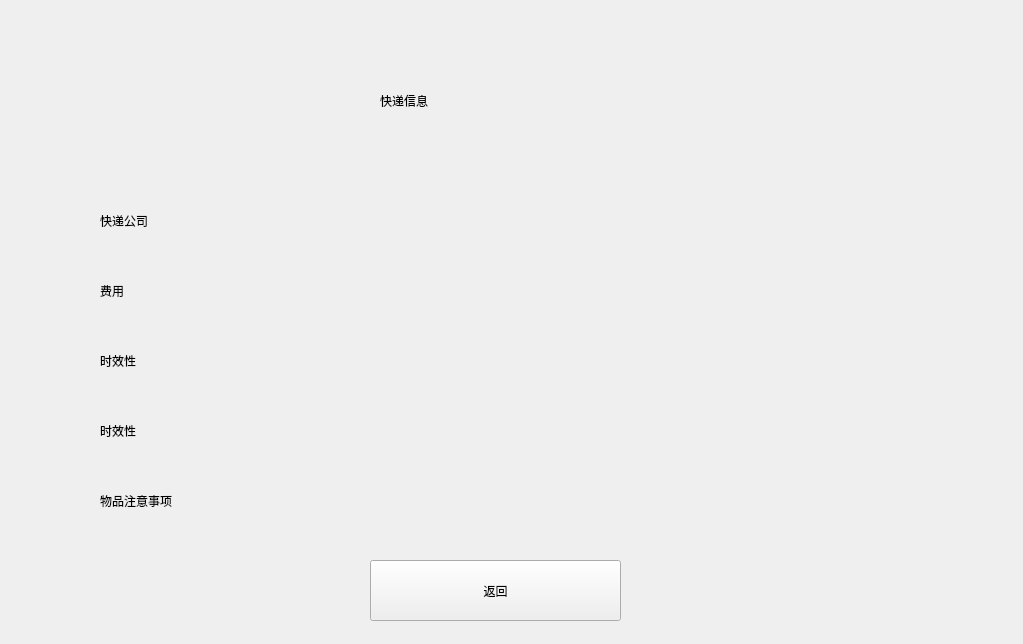
<?xml version="1.0" encoding="UTF-8"?>
<ui version="4.0">
 <class>WindowExpressInfo</class>
 <widget class="QMainWindow" name="WindowExpressInfo">
  <property name="geometry">
   <rect>
    <x>0</x>
    <y>0</y>
    <width>1023</width>
    <height>644</height>
   </rect>
  </property>
  <property name="windowTitle">
   <string>MainWindow</string>
  </property>
  <widget class="QWidget" name="centralwidget">
   <widget class="QLabel" name="label_3">
    <property name="geometry">
     <rect>
      <x>100</x>
      <y>260</y>
      <width>211</width>
      <height>61</height>
     </rect>
    </property>
    <property name="styleSheet">
     <string notr="true">font: 75 24pt &quot;微软雅黑&quot;;</string>
    </property>
    <property name="text">
     <string>费用</string>
    </property>
   </widget>
   <widget class="QLabel" name="label">
    <property name="geometry">
     <rect>
      <x>380</x>
      <y>70</y>
      <width>341</width>
      <height>61</height>
     </rect>
    </property>
    <property name="styleSheet">
     <string notr="true">font: 75 24pt &quot;微软雅黑&quot;;</string>
    </property>
    <property name="text">
     <string>快递信息</string>
    </property>
   </widget>
   <widget class="QLabel" name="label_5">
    <property name="geometry">
     <rect>
      <x>100</x>
      <y>470</y>
      <width>271</width>
      <height>61</height>
     </rect>
    </property>
    <property name="styleSheet">
     <string notr="true">font: 75 24pt &quot;微软雅黑&quot;;</string>
    </property>
    <property name="text">
     <string>物品注意事项</string>
    </property>
   </widget>
   <widget class="QLabel" name="label_9">
    <property name="geometry">
     <rect>
      <x>340</x>
      <y>470</y>
      <width>621</width>
      <height>61</height>
     </rect>
    </property>
    <property name="styleSheet">
     <string notr="true">font: 75 24pt &quot;微软雅黑&quot;;</string>
    </property>
    <property name="text">
     <string/>
    </property>
   </widget>
   <widget class="QLabel" name="label_8">
    <property name="geometry">
     <rect>
      <x>350</x>
      <y>330</y>
      <width>621</width>
      <height>61</height>
     </rect>
    </property>
    <property name="styleSheet">
     <string notr="true">font: 75 24pt &quot;微软雅黑&quot;;</string>
    </property>
    <property name="text">
     <string/>
    </property>
   </widget>
   <widget class="QLabel" name="label_7">
    <property name="geometry">
     <rect>
      <x>360</x>
      <y>260</y>
      <width>621</width>
      <height>61</height>
     </rect>
    </property>
    <property name="styleSheet">
     <string notr="true">font: 75 24pt &quot;微软雅黑&quot;;</string>
    </property>
    <property name="text">
     <string/>
    </property>
   </widget>
   <widget class="QLabel" name="label_4">
    <property name="geometry">
     <rect>
      <x>100</x>
      <y>330</y>
      <width>211</width>
      <height>61</height>
     </rect>
    </property>
    <property name="styleSheet">
     <string notr="true">font: 75 24pt &quot;微软雅黑&quot;;</string>
    </property>
    <property name="text">
     <string>时效性</string>
    </property>
   </widget>
   <widget class="QLabel" name="label_2">
    <property name="geometry">
     <rect>
      <x>100</x>
      <y>190</y>
      <width>211</width>
      <height>61</height>
     </rect>
    </property>
    <property name="styleSheet">
     <string notr="true">font: 75 24pt &quot;微软雅黑&quot;;</string>
    </property>
    <property name="text">
     <string>快递公司</string>
    </property>
   </widget>
   <widget class="QLabel" name="label_6">
    <property name="geometry">
     <rect>
      <x>360</x>
      <y>190</y>
      <width>621</width>
      <height>61</height>
     </rect>
    </property>
    <property name="styleSheet">
     <string notr="true">font: 75 24pt &quot;微软雅黑&quot;;</string>
    </property>
    <property name="text">
     <string/>
    </property>
   </widget>
   <widget class="QLabel" name="label_10">
    <property name="geometry">
     <rect>
      <x>350</x>
      <y>400</y>
      <width>621</width>
      <height>61</height>
     </rect>
    </property>
    <property name="styleSheet">
     <string notr="true">font: 75 24pt &quot;微软雅黑&quot;;</string>
    </property>
    <property name="text">
     <string/>
    </property>
   </widget>
   <widget class="QLabel" name="label_11">
    <property name="geometry">
     <rect>
      <x>100</x>
      <y>400</y>
      <width>211</width>
      <height>61</height>
     </rect>
    </property>
    <property name="styleSheet">
     <string notr="true">font: 75 24pt &quot;微软雅黑&quot;;</string>
    </property>
    <property name="text">
     <string>时效性</string>
    </property>
   </widget>
   <widget class="QPushButton" name="pushButton">
    <property name="geometry">
     <rect>
      <x>370</x>
      <y>560</y>
      <width>251</width>
      <height>61</height>
     </rect>
    </property>
    <property name="styleSheet">
     <string notr="true">font: 75 24pt &quot;微软雅黑&quot;;</string>
    </property>
    <property name="text">
     <string>返回</string>
    </property>
   </widget>
  </widget>
 </widget>
 <resources/>
 <connections/>
</ui>
